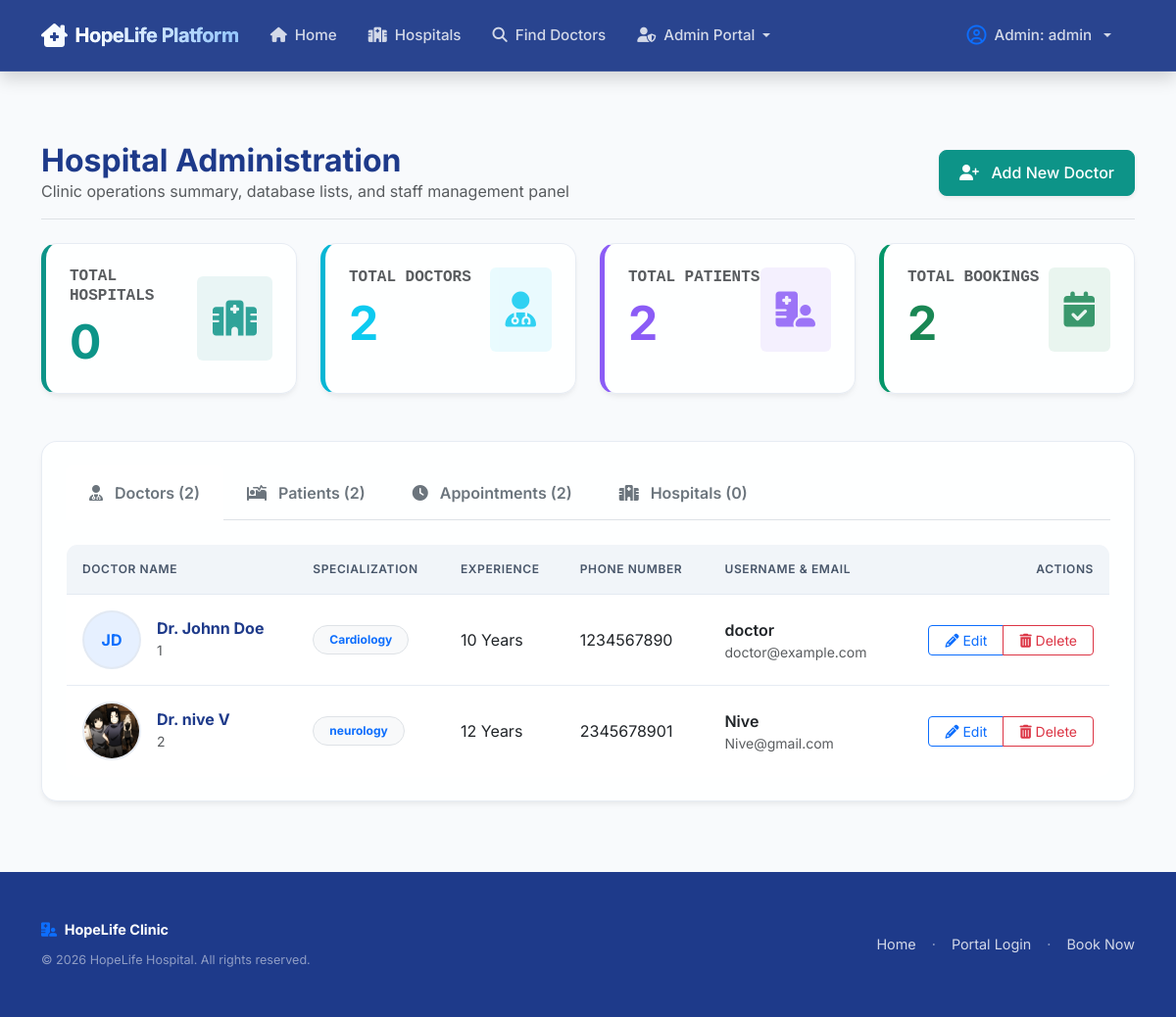
The page /dashboard/admin/ (signed in) on the database as committed earlier.
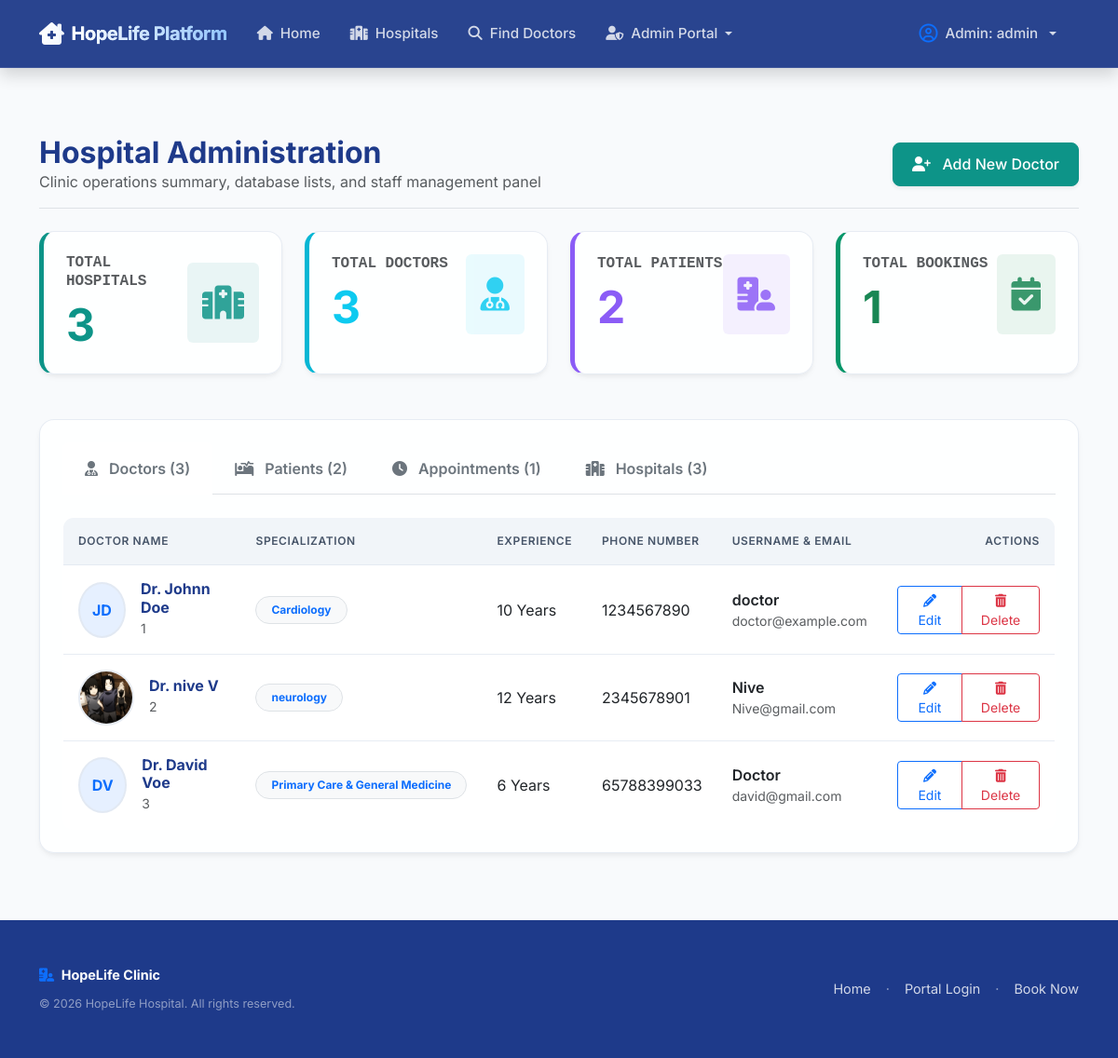
The same page on the database as committed later.
### appointments/models.py (models this page shows, shortened)
class DoctorProfile(models.Model):
    user = models.OneToOneField(User, on_delete=models.CASCADE, limit_choices_to={'role': 'doctor'}, related_name='doctor_profile')
    hospital = models.ForeignKey(Hospital, on_delete=models.CASCADE, related_name='doctors', null=True, blank=True)
    department = models.ForeignKey(Department, on_delete=models.SET_NULL, null=True, related_name='doctors')
    specialization = models.CharField(max_length=100)
    experience = models.PositiveIntegerField(help_text="Years of experience")
    phone = models.CharField(max_length=15)
    consultation_fees = models.DecimalField(max_digits=8, decimal_places=2, default=50.00)
    profile_image = models.ImageField(upload_to='doctor_profiles/', blank=True, null=True)
    rating = models.DecimalField(max_digits=3, decimal_places=2, default=0.0)

class User(AbstractUser):
    ROLE_CHOICES = (
        ('admin', 'Admin'),
        ('doctor', 'Doctor'),
        ('patient', 'Patient'),
    )
    role = models.CharField(max_length=10, choices=ROLE_CHOICES, default='patient')

### appointments/views.py (the view)
# urls.py: path('dashboard/admin/', views.admin_dashboard, name='admin_dashboard'),
@admin_required
def admin_dashboard(request):
    total_doctors = DoctorProfile.objects.count()
    total_patients = PatientProfile.objects.count()
    total_appointments = Appointment.objects.count()
    total_hospitals = Hospital.objects.count()
    doctors = DoctorProfile.objects.all().select_related('user')
    patients = PatientProfile.objects.all().select_related('user')
    appointments = Appointment.objects.all().select_related('patient__user', 'doctor__user').order_by('-created_at')
    hospitals = Hospital.objects.all()
    context = {
        'total_doctors': total_doctors,
        'total_patients': total_patients,
        'total_appointments': total_appointments,
        'total_hospitals': total_hospitals,
        'doctors': doctors,
        'patients': patients,
        'appointments': appointments,
        'hospitals': hospitals,
    }
    return render(request, 'appointments/admin_dashboard.html', context)

### appointments/views.py (called while the page is built)
def role_required(allowed_roles):
    def decorator(view_func):
        @wraps(view_func)
        def _wrapped_view(request, *args, **kwargs):
            if not request.user.is_authenticated:
                messages.warning(request, "Please log in to access this page.")
                return redirect('login')
            user_role = request.user.role
            if request.user.is_superuser:
                user_role = 'admin'
            if user_role in allowed_roles:
                return view_func(request, *args, **kwargs)
            messages.error(request, f"Access denied. You do not have permission to view this page.")
            return redirect('dashboard_redirect')
        return _wrapped_view
    return decorator

### appointments/templates/appointments/admin_dashboard.html (shortened to what the changed rows need)
{% extends 'appointments/base.html' %}
{% block content %}
<div class="container my-4">
    <div class="d-flex flex-column flex-md-row justify-content-between align-items-md-center border-bottom pb-3 mb-4 gap-3">
        <div>
            <h2 class="fw-bold mb-0">Hospital Administration</h2>
        </div>
    </div>
    <div class="row g-4 mb-5">
        <div class="col-lg-3 col-md-6 col-sm-12">
            <div class="card card-premium card-stat stat-doctor p-4 h-100" style="border-left-color: #0d9488;">
                <div class="d-flex justify-content-between align-items-center">
                    <div>
                        <h6 class="text-muted text-uppercase mb-2 font-monospace tracking-wide">Total Hospitals</h6>
                        <h2 class="display-5 fw-bold mb-0" style="color: #0d9488;">{{ total_hospitals }}</h2>
                    </div>
                </div>
            </div>
        </div>
        <div class="col-lg-3 col-md-6 col-sm-12">
            <div class="card card-premium card-stat stat-doctor p-4 h-100">
                <div class="d-flex justify-content-between align-items-center">
                    <div>
                        <h6 class="text-muted text-uppercase mb-2 font-monospace tracking-wide">Total Doctors</h6>
                        <h2 class="display-5 fw-bold mb-0 text-info">{{ total_doctors }}</h2>
                    </div>
                </div>
            </div>
        </div>
        <div class="col-lg-3 col-md-6 col-sm-12">
            <div class="card card-premium card-stat stat-patient p-4 h-100">
                <div class="d-flex justify-content-between align-items-center">
                    <div>
                        <h2 class="display-5 fw-bold mb-0 text-purple" style="color: #8b5cf6;">{{ total_patients }}</h2>
                    </div>
                </div>
            </div>
        </div>
        <div class="col-lg-3 col-md-6 col-sm-12">
            <div class="card card-premium card-stat stat-appointment p-4 h-100" style="border-left-color: #059669;">
                <div class="d-flex justify-content-between align-items-center">
                    <div>
                        <h6 class="text-muted text-uppercase mb-2 font-monospace tracking-wide">Total Bookings</h6>
                        <h2 class="display-5 fw-bold mb-0 text-success" style="color: #059669;">{{ total_appointments }}</h2>
                    </div>
                </div>
            </div>
        </div>
    </div>
    <div class="card card-premium p-4">
        <ul class="nav nav-tabs mb-4 border-bottom" id="adminTabs" role="tablist">
            <li class="nav-item" role="presentation">
                <button class="nav-link active fw-semibold text-secondary py-3 px-4 border-0" id="doctors-tab" data-bs-toggle="tab" data-bs-target="#doctors" type="button" role="tab" aria-controls="doctors" aria-selected="true">
                    <i class="fa-solid fa-user-doctor me-2"></i> Doctors ({{ total_doctors }})
                </button>
            </li>
            <li class="nav-item" role="presentation">
                <button class="nav-link fw-semibold text-secondary py-3 px-4 border-0" id="appointments-tab" data-bs-toggle="tab" data-bs-target="#appointments" type="button" role="tab" aria-controls="appointments" aria-selected="false">
                    <i class="fa-solid fa-clock me-2"></i> Appointments ({{ total_appointments }})
                </button>
            </li>
            <li class="nav-item" role="presentation">
                <button class="nav-link fw-semibold text-secondary py-3 px-4 border-0" id="hospitals-tab" data-bs-toggle="tab" data-bs-target="#hospitals" type="button" role="tab" aria-controls="hospitals" aria-selected="false">
                    <i class="fa-solid fa-hospital me-2"></i> Hospitals ({{ total_hospitals }})
                </button>
            </li>
        </ul>
        <div class="tab-content" id="adminTabsContent">
            <div class="tab-pane fade show active" id="doctors" role="tabpanel" aria-labelledby="doctors-tab">
                {% if doctors %}
                    <div class="table-responsive">
                        <table class="table table-custom align-middle mb-0">
                            <thead>
                                <tr>
                                    <th>Doctor Name</th>
                                    <th>Specialization</th>
                                    <th>Experience</th>
                                    <th>Phone Number</th>
                                    <th>Username & Email</th>
                                    <th class="text-end">Actions</th>
                                </tr>
                            </thead>
                            <tbody>
                                {% for doctor in doctors %}
                                    <tr>
                                        <td>
                                            <div class="d-flex align-items-center gap-3">
                                                {% if doctor.profile_image %}
                                                    <img src="{{ doctor.profile_image.url }}" alt="Dr. {{ doctor.user.first_name }}" class="doctor-avatar-circle">
                                                {% else %}
                                                    <div class="doctor-avatar-circle bg-primary bg-opacity-10 text-primary d-flex align-items-center justify-content-center fw-bold">
                                                        {{ doctor.user.first_name|slice:":1" }}{{ doctor.user.last_name|slice:":1" }}
                                                    </div>
                                                {% endif %}
                                                <div>
                                                    <h6 class="fw-bold mb-0">Dr. {{ doctor.user.first_name }} {{ doctor.user.last_name }}</h6>
                                                    <small class="text-muted">{{ doctor.id }}</small>
                                                </div>
                                            </div>
                                        </td>
                                        <td>
                                            <span class="badge bg-light text-primary border px-3 py-2 rounded-pill">{{ doctor.specialization }}</span>
                                        </td>
                                        <td>{{ doctor.experience }} Years</td>
                                        <td>{{ doctor.phone }}</td>
                                        <td>
                                            <div class="fw-semibold">{{ doctor.user.username }}</div>
                                            <div class="text-muted small">{{ doctor.user.email }}</div>
                                        </td>
                                        <td class="text-end">
                                            <div class="btn-group">
                                                <a href="{% url 'admin_edit_doctor' doctor.id %}" class="btn btn-outline-primary btn-sm px-3" title="Edit Doctor Profile">
                                                    <i class="fa-solid fa-pencil"></i> Edit
                                                </a>
                                                <button
                                                    type="button"
                                                    class="btn btn-outline-danger btn-sm px-3 js-delete-doctor"
                                                    title="Delete Doctor Profile"
                                                    data-bs-toggle="modal"
                                                    data-bs-target="#deleteDoctorModal"
                                                    data-delete-url="{% url 'admin_delete_doctor' doctor.id %}"
                                                    data-doctor-name="Dr. {{ doctor.user.first_name }} {{ doctor.user.last_name }}"
                                                    data-specialization="{{ doctor.specialization }}"
                                                    data-username="{{ doctor.user.username }}"
                                                >
                                                    <i class="fa-solid fa-trash-can"></i> Delete
                                                </button>
                                            </div>
                                        </td>
                                    </tr>
                                {% endfor %}
                            </tbody>
                        </table>
                    </div>
                {% else %}
                    <div class="text-center py-5">
                        <i class="fa-solid fa-user-doctor fs-1 text-muted opacity-40 mb-3"></i>
                        <h5>No Doctors Registered</h5>
                        <p class="text-muted">Click 'Add New Doctor' to register a medical professional.</p>
                    </div>
                {% endif %}
            </div>
        </div>
    </div>
</div>
{% endblock %}

Rows that differ between the two databases and show on the page:
added DoctorProfile: user.first_name "D", user.last_name "V", user.first_name "David", user.last_name "Voe", id "3", specialization "Primary Care & General Medicine", experience "6", phone "65788399033", user.username "Doctor", user.email "david@gmail.com"
Other text that changed with them:
{{ total_hospitals }}: "0" → "3"
{{ total_doctors }}: "2" → "3"
{{ total_appointments }}: "2" → "1"
